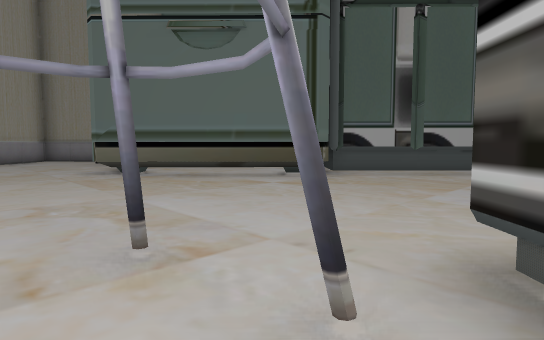
[1] (above)

22 first-person views from a walk through a level from a Godot 3-D game. The camera is 1.4 m above the floor, tilts 4° down and sees 75° across. The floor is counted in squares, 2 m on a side. Each view is taken from the middle of a square. On the plan, view 1 faces up. The plan holds only what a view shows up to about 11 squares ahead; the rest is blank. Some surface patterns are stand-ins.

[2]
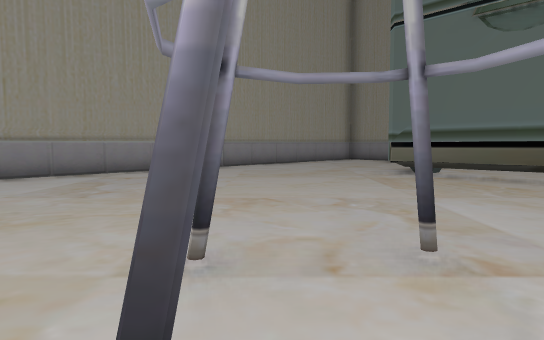

[3]
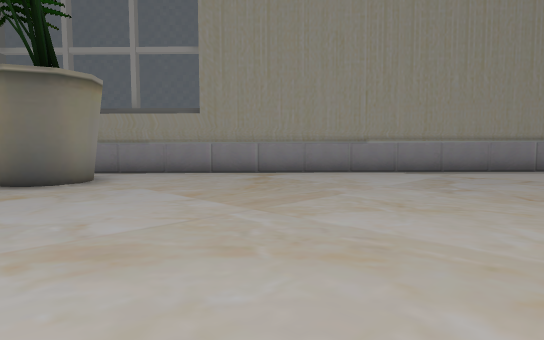

[4]
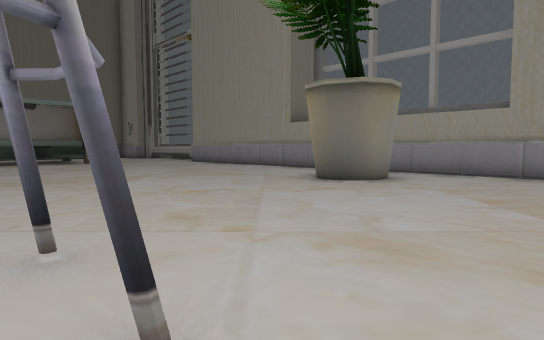

[5]
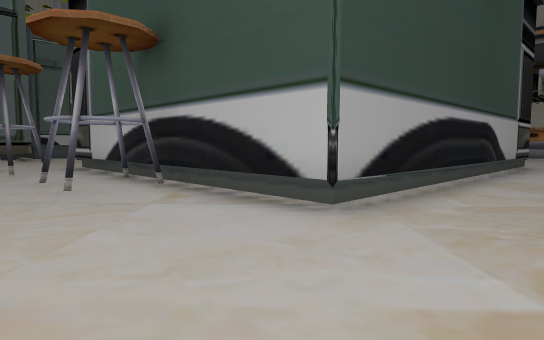

[6]
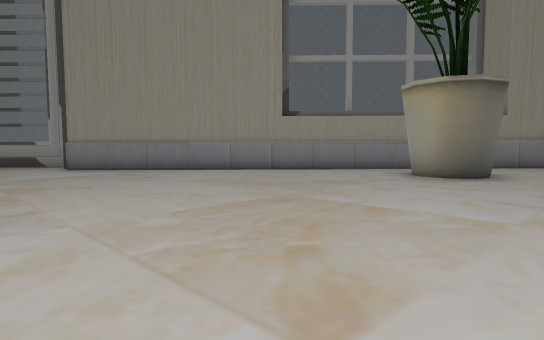

[7]
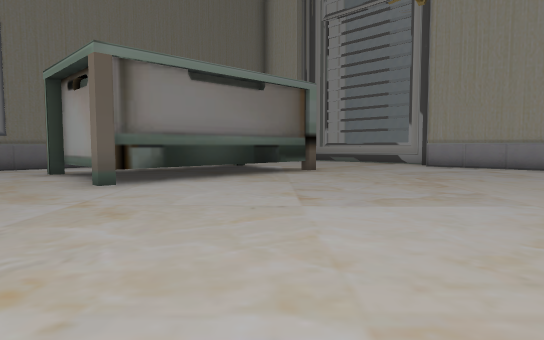

[8]
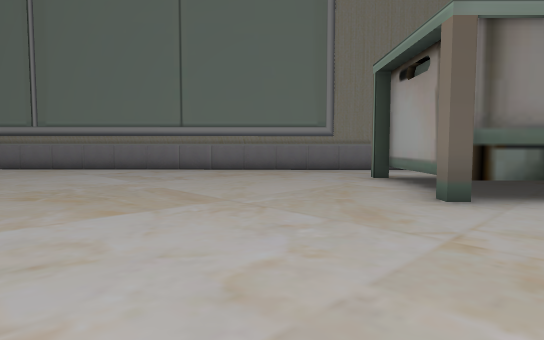

[9]
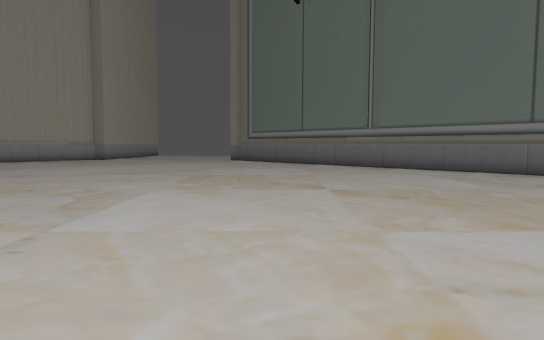

[10]
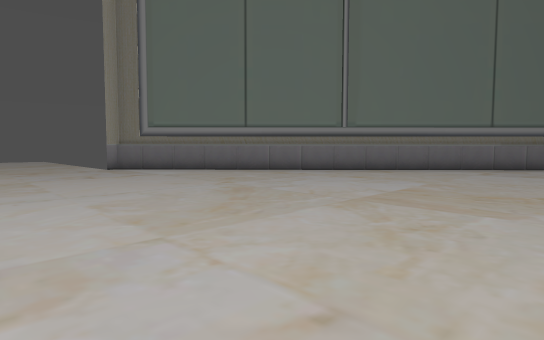

[11]
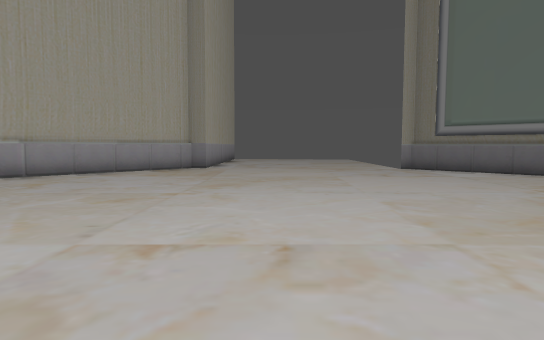

[12]
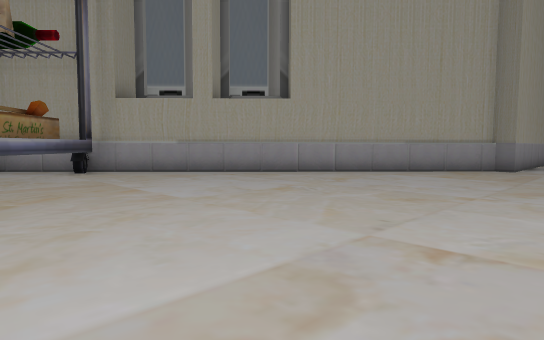

[13]
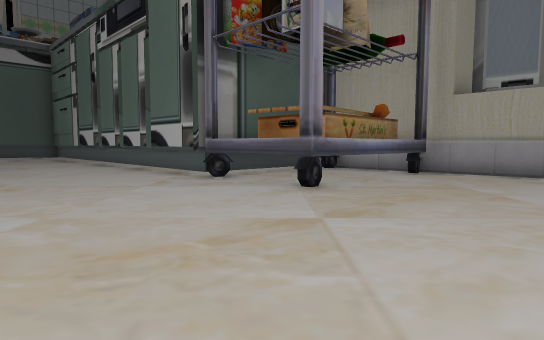

[14]
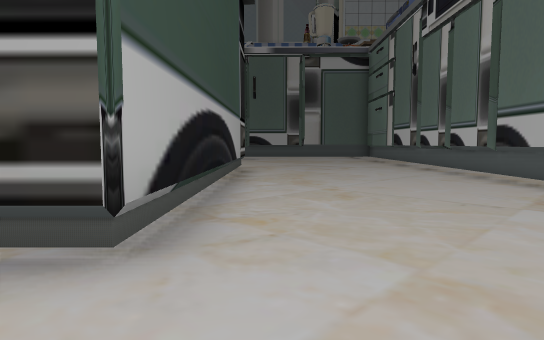

[15]
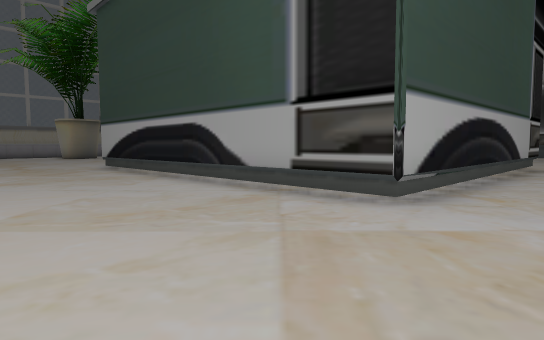

[16]
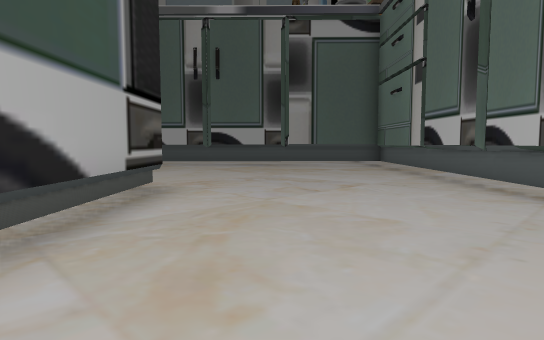

[17]
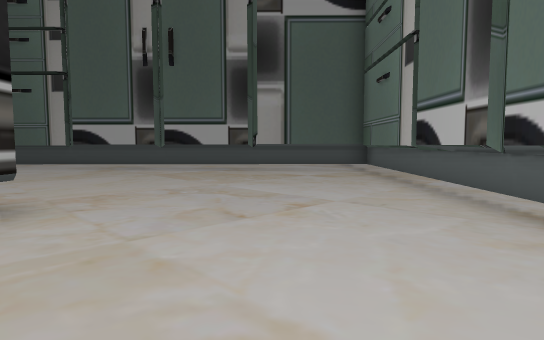

[18]
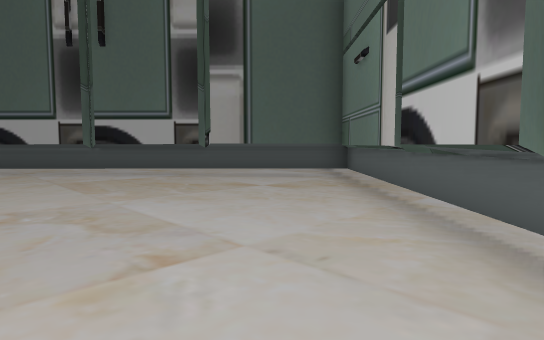

[19]
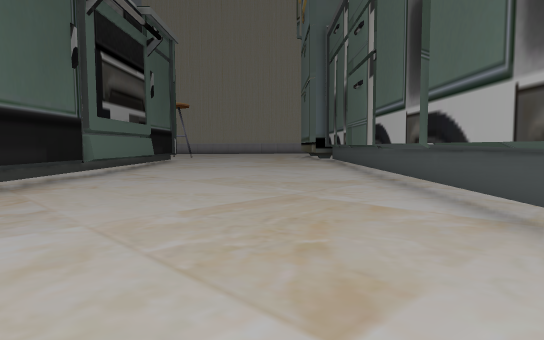

[20]
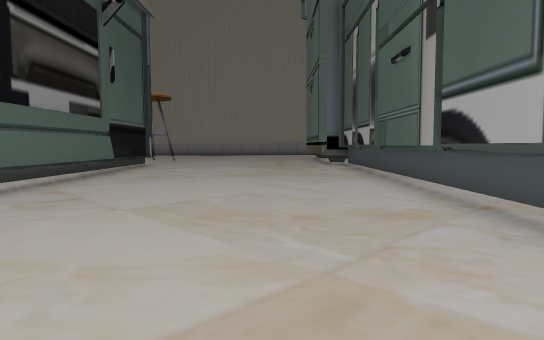

[21]
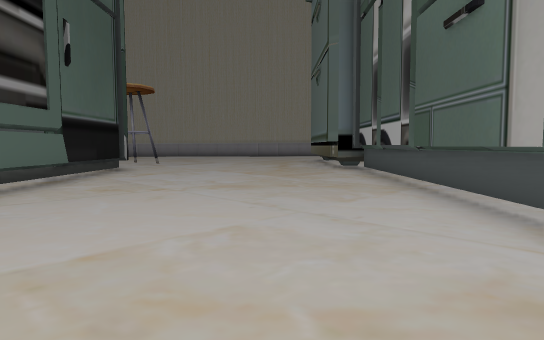

[22]
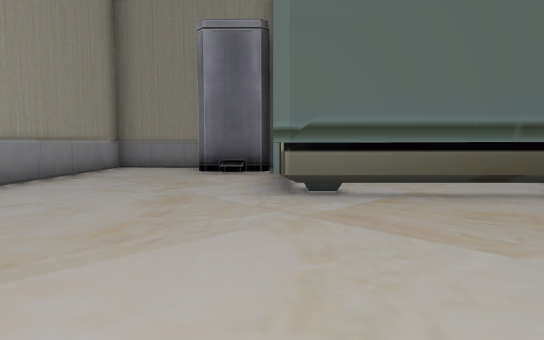

### Floor plan
Key: @ floor where view 1 was taken; # wall or solid block; . main floor; : floor 0.25 m higher than the main floor.
Columns run from 10 left of view 1 to 23 right of it. Each row starts with its distance up from view 1.
 13  ######
 12  #:::###
 11  #:::::
 10  #::::
  9  #::::     #################
  8  #:::.######...............#
  7  #::.......................#
  6  #::.......................#
  5  #:........................#
  4  #.........................#
  3  #.........................#
  2  #.......#..#######........#
  1  #......#..##     ####.....#
  0  #.......#@#         #.....#
 -1  #.........#         #.....#
 -2  #........##         #.....#
 -3  #........##         #.....#
 -4  #.........#         #.....#
 -5  #.##......#         #.....#
 -6  #.#.......######    #.....#
 -7  #..............######.....######
 -8  #..............................#
 -9  #..............................#
-10  #.............................##
-11  #............     ............#
-12  #.................   .........#
-13  #.............................#
-14 ##.............................#
-15 #..............................#
-16 #.. .##........................#
-17 #    .#####....................#
-18           #....................##
-19           #.....................##
-20          .....................  .#
-21          .....................
-22           #####................
-23               ##############...

Where each view was taken, in squares from view 1:
view 1: 0 up, 0 right, facing up
view 2: 0 up, 0 right, facing up-left
view 3: 1 down, 0 right, facing left
view 4: 1 down, 0 right, facing down-left
view 5: 9 down, 2 left, facing up-right
view 6: 9 down, 1 right, facing left
view 7: 10 down, 3 right, facing down-left
view 8: 12 down, 3 right, facing down
view 9: 12 down, 4 right, facing down-right
view 10: 12 down, 12 right, facing down
view 11: 12 down, 12 right, facing down-right
view 12: 12 down, 12 right, facing right
view 13: 11 down, 12 right, facing up-right
view 14: 9 down, 12 right, facing up
view 15: 11 down, 13 right, facing up-left
view 16: 4 down, 13 right, facing up
view 17: 2 down, 14 right, facing up
view 18: 0 up, 15 right, facing up
view 19: 6 up, 16 right, facing left
view 20: 6 up, 13 right, facing left
view 21: 6 up, 11 right, facing left
view 22: 3 up, 4 left, facing up
